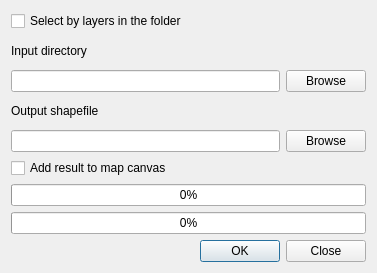
<?xml version="1.0" encoding="UTF-8"?>
<ui version="4.0">
 <class>Dialog</class>
 <widget class="QDialog" name="Dialog">
  <property name="geometry">
   <rect>
    <x>0</x>
    <y>0</y>
    <width>377</width>
    <height>273</height>
   </rect>
  </property>
  <property name="windowTitle">
   <string>Merge shapefiles</string>
  </property>
  <layout class="QVBoxLayout" name="verticalLayout">
   <item>
    <widget class="QCheckBox" name="chkListMode">
     <property name="text">
      <string>Select by layers in the folder</string>
     </property>
    </widget>
   </item>
   <item>
    <widget class="QLabel" name="label">
     <property name="text">
      <string>Input directory</string>
     </property>
    </widget>
   </item>
   <item>
    <layout class="QHBoxLayout" name="horizontalLayout">
     <item>
      <widget class="QLineEdit" name="leInputDir"/>
     </item>
     <item>
      <widget class="QPushButton" name="btnSelectDir">
       <property name="text">
        <string>Browse</string>
       </property>
      </widget>
     </item>
    </layout>
   </item>
   <item>
    <widget class="QLabel" name="label_2">
     <property name="text">
      <string>Output shapefile</string>
     </property>
    </widget>
   </item>
   <item>
    <layout class="QHBoxLayout" name="horizontalLayout_2">
     <item>
      <widget class="QLineEdit" name="leOutShape"/>
     </item>
     <item>
      <widget class="QPushButton" name="btnSelectFile">
       <property name="text">
        <string>Browse</string>
       </property>
      </widget>
     </item>
    </layout>
   </item>
   <item>
    <widget class="QCheckBox" name="chkAddToCanvas">
     <property name="text">
      <string>Add result to map canvas</string>
     </property>
    </widget>
   </item>
   <item>
    <widget class="QProgressBar" name="progressFeatures">
     <property name="value">
      <number>0</number>
     </property>
    </widget>
   </item>
   <item>
    <widget class="QProgressBar" name="progressFiles">
     <property name="value">
      <number>0</number>
     </property>
    </widget>
   </item>
   <item>
    <widget class="QDialogButtonBox" name="buttonBox">
     <property name="standardButtons">
      <set>QDialogButtonBox::Close|QDialogButtonBox::Ok</set>
     </property>
    </widget>
   </item>
  </layout>
 </widget>
 <resources/>
 <connections>
  <connection>
   <sender>buttonBox</sender>
   <signal>accepted()</signal>
   <receiver>Dialog</receiver>
   <slot>accept()</slot>
   <hints>
    <hint type="sourcelabel">
     <x>248</x>
     <y>254</y>
    </hint>
    <hint type="destinationlabel">
     <x>157</x>
     <y>274</y>
    </hint>
   </hints>
  </connection>
  <connection>
   <sender>buttonBox</sender>
   <signal>rejected()</signal>
   <receiver>Dialog</receiver>
   <slot>reject()</slot>
   <hints>
    <hint type="sourcelabel">
     <x>316</x>
     <y>260</y>
    </hint>
    <hint type="destinationlabel">
     <x>286</x>
     <y>274</y>
    </hint>
   </hints>
  </connection>
 </connections>
</ui>
